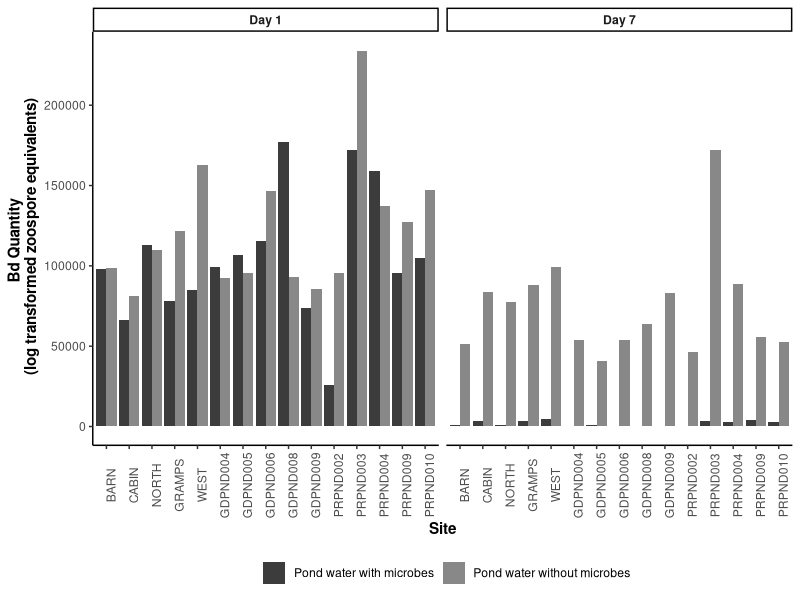
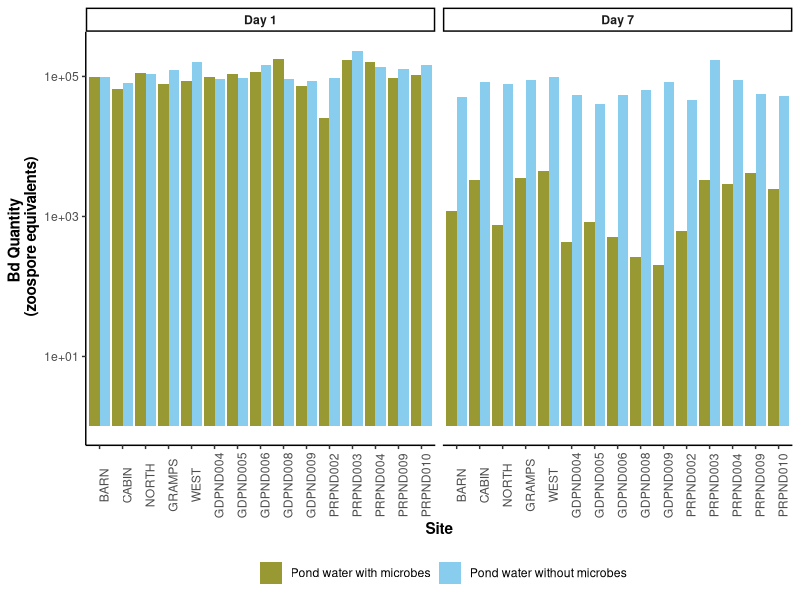
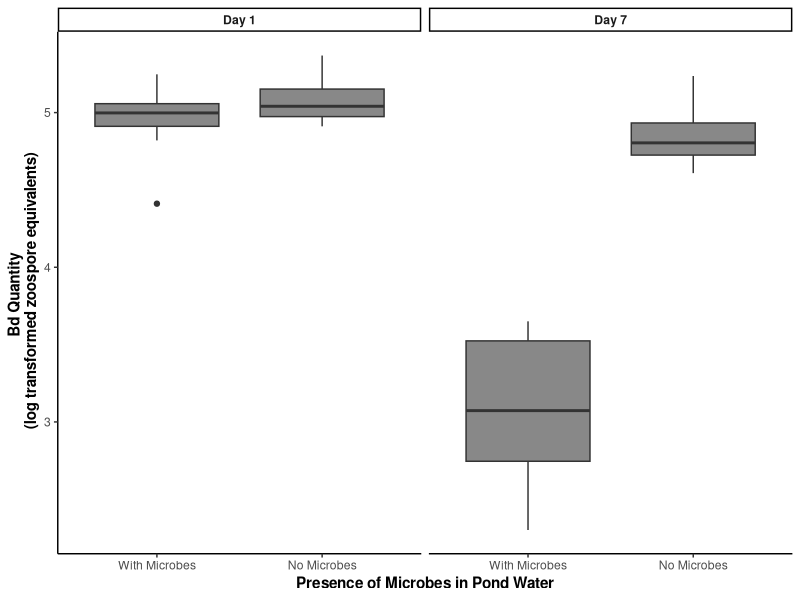
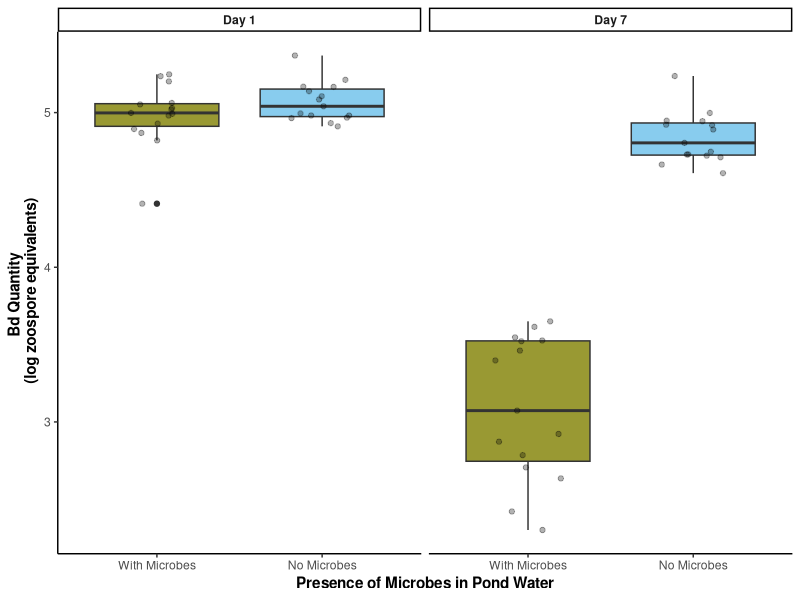
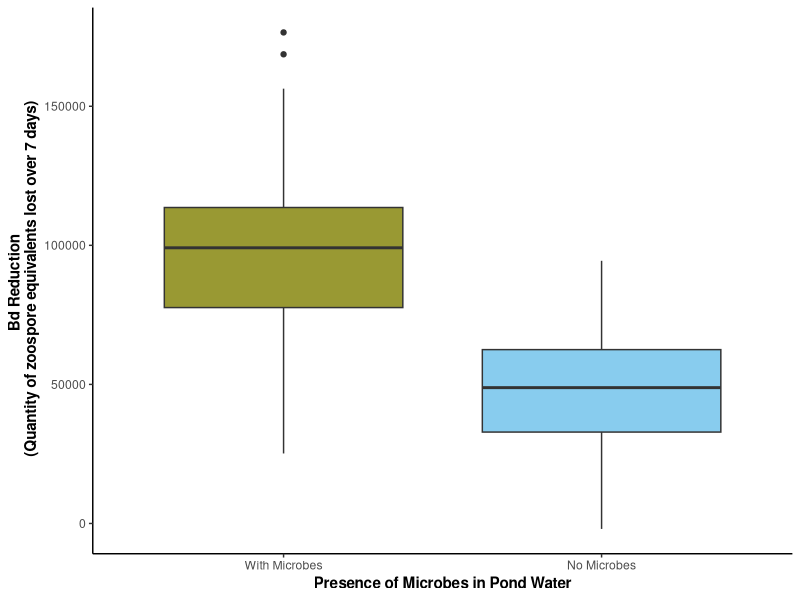
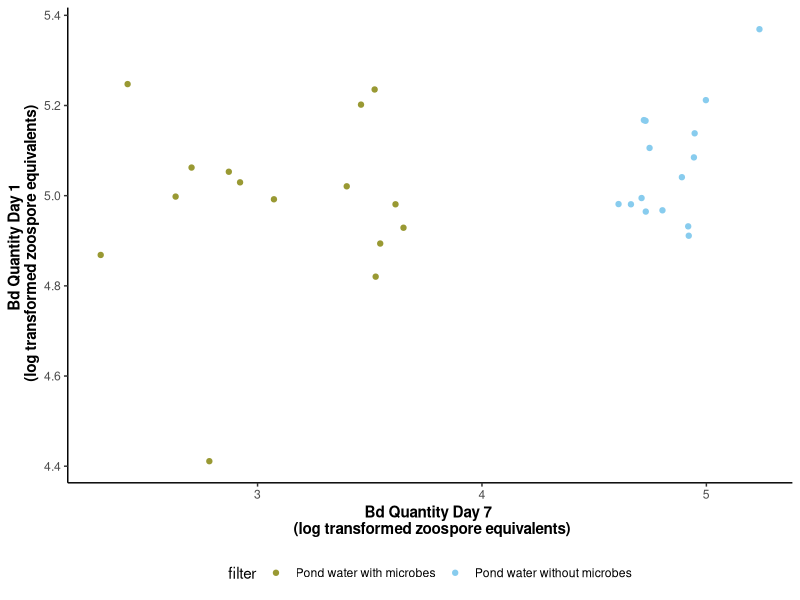
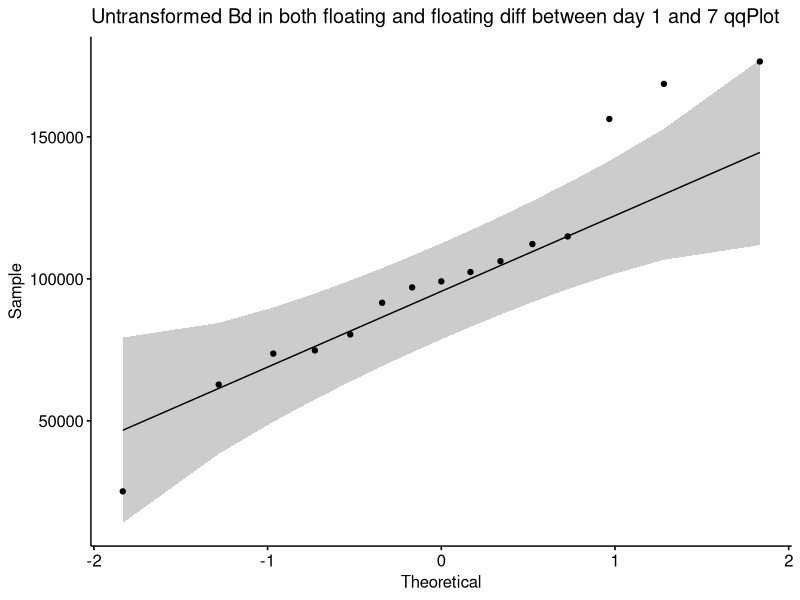
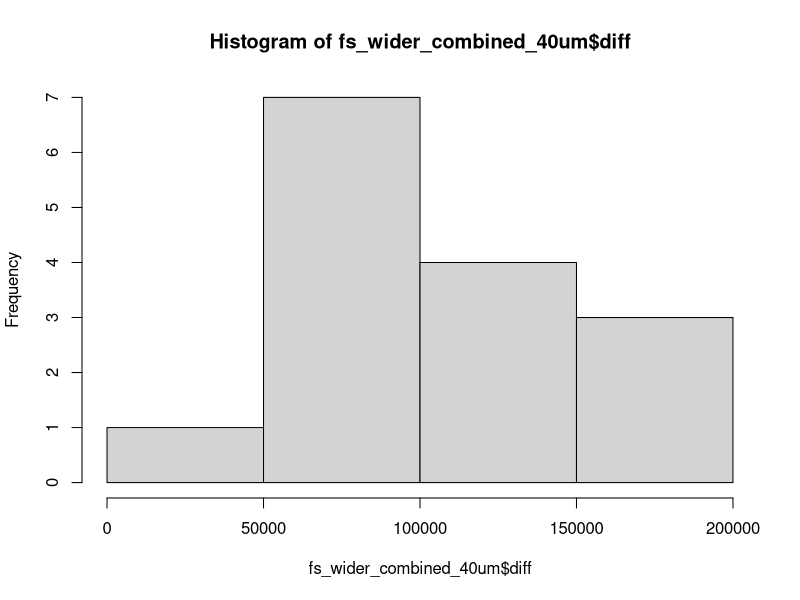

Write R code to recreate these figures, in order. (Note: this script raises an error after producing the figures.)
## ---- chunk 1
#| warning: false
#| include: false

# Data wrangling

## read in and clean data
library(tidyverse) # for cleaning and viewing data
library(here) # for importing data
library(ggpubr)
library(rstatix)
library(ggplot2)
library(car)
library(multcomp)
library(nlme)

ns_biofilm_bd <- read.csv(here("data", "nine-sites-biofilm-on-Bd - Sheet1.csv"))
fs_pw_bd <- read.csv(here("data", "fifteen-sites-PW-on-Bd - Sheet1.csv"))
#fs_ml_pw_bd <- read.csv(here("data", "fifteen-sites-PW-on-MLBd - Sheet1.csv")) # cut this experiment
ns_ml_pw_bd <- read.csv(here("data", "nine-sites-PW-on-MLBd - Sheet1.csv"))

# remove controls
fs_pw_bd <- fs_pw_bd %>% filter(site != "sterile MQ")

ns_ml_pw_bd<- ns_ml_pw_bd %>% filter(site != "MQ")

ns_ml_pw_bd<- ns_ml_pw_bd %>% filter(site != "NORTH")

#----  Part I

# data type cleaning
fs_pw_bd$bd_location <- factor(fs_pw_bd$bd_location, levels = c("floating", "adherent"))
fs_pw_bd$filter <- factor(fs_pw_bd$filter,
                          levels = c("40um_filter", "0.22um_filter"))
fs_pw_bd$day <- factor(fs_pw_bd$day, levels = c("1", "7"),
                            labels = c("Day_1", "Day_7"))
fs_pw_bd$site <- factor(fs_pw_bd$site,
                          levels = c("BARN", "CABIN", "NORTH", "GRAMPS", "WEST", "GDPND004", "GDPND005", "GDPND006", "GDPND008", "GDPND009", "PRPND002", "PRPND003", "PRPND004", "PRPND009", "PRPND010", "sterile MQ"))

# Step 1: combine floating and adherent
fs_wider_combined <- fs_pw_bd %>%
  pivot_wider(names_from = bd_location, values_from = bd_qty) %>%
  mutate(combined_bd = adherent + floating)

fs_wider_combined <- subset(fs_wider_combined, select = -c(adherent,floating) )

fs_wider_combined <- fs_wider_combined %>% 
  # calculate diff
  pivot_wider(names_from = day, values_from = combined_bd) %>%
  mutate(diff = Day_1 - Day_7)

# Step 2: create subsets for each treatment
fs_wider_combined_40um <- fs_wider_combined %>% 
  filter(filter =="40um_filter")
fs_wider_combined_.22um <- fs_wider_combined %>% 
  filter(filter =="0.22um_filter")

#---- Part II
ns_biofilm_bd$site <- factor(ns_biofilm_bd$site,
                                levels = c("CABIN", "GRAMPS", "WEST", "GDPND005", "GDPND006", "GDPND009", "PRPND004", "PRPND009", "PRPND010"))
ns_biofilm_bd$bd_location <- factor(ns_biofilm_bd$bd_location, levels = c("supernatant", "biofilm"))
ns_biofilm_bd$day <- factor(ns_biofilm_bd$day, levels = c("0", "1", "7"), 
                            labels = c("Day_0", "Day_1", "Day_7")) 

biofilm_only <- ns_biofilm_bd %>% 
  filter(bd_location == "biofilm")

ns_biofilm_wider_combined <-  ns_biofilm_bd %>% 
  pivot_wider(names_from = bd_location, values_from = bd_qty) %>%
  mutate(combined_bd = biofilm + supernatant)

ns_biofilm_wider_combined <- subset(ns_biofilm_wider_combined, select = -c(biofilm, supernatant))

ns_biofilm_wider_combined <- ns_biofilm_wider_combined %>% 
  filter(day != "Day_0") %>% 
  # calculate diff
  pivot_wider(names_from = day, values_from = combined_bd) %>%
  mutate(diff = Day_1 - Day_7)

  
#---- Part III
ns_ml_pw_bd$site <- factor(ns_ml_pw_bd$site,
                                levels = c("CABIN", "GRAMPS", "WEST", "GDPND005", "GDPND006", "GDPND009", "PRPND004", "PRPND009", "PRPND010", "control"))
ns_ml_pw_bd$bd_location <- factor(ns_ml_pw_bd$bd_location, levels = c("supernatant", "adherent"))
ns_ml_pw_bd$day <- factor(ns_ml_pw_bd$day, levels = c("1", "7"), 
                            labels = c("Day_1", "Day_7")) 

# Step 1: combine supernatant and adherent
ns_ml_wider_combined <- ns_ml_pw_bd %>%
  pivot_wider(names_from = bd_location, values_from = bd_qty) %>%
  mutate(combined_bd = adherent + supernatant)

ns_ml_wider_combined <- subset(ns_ml_wider_combined, select = -c(adherent,supernatant) )

ns_ml_wider_combined <- ns_ml_wider_combined %>% 
  # calculate diff
  pivot_wider(names_from = day, values_from = combined_bd) %>%
  mutate(diff = Day_1 - Day_7)

# Step 2: create subsets for each treatment
ns_ml_wider_combined_40um <- ns_ml_wider_combined %>% 
  filter(filter =="40um_filter")
ns_ml_wider_combined_.22um <- ns_ml_wider_combined %>% 
  filter(filter =="0.22um_filter")

## ---- chunk 2
with_microbes <- "#3c3c3c"
no_microbes <- "#888888"

fs_pw_bd %>%
   pivot_wider(names_from = bd_location, values_from = bd_qty) %>%
  mutate(combined_bd = adherent + floating) %>% 
ggplot(aes(y= combined_bd, x = site, fill = filter)) + 
    geom_col(position = position_dodge()) +
   #scale_y_log10() +
    facet_wrap(~day, labeller = labeller(day = c("Day_1" = "Day 1",
                                                    "Day_7" = "Day 7")))+
  scale_fill_manual(values = c(with_microbes, no_microbes), labels=c('Pond water with microbes', 'Pond water without microbes')) +
    theme_classic() +
   theme(axis.text.x = element_text(angle = 90),
        legend.position = "bottom",
         strip.text = element_text(face="bold"),
         axis.title = element_text(face = "bold")) + 
    xlab("Site") +
    ylab("Bd Quantity \n (log transformed zoospore equivalents)") +
  guides(fill=guide_legend(title=""))

# Colors
# can try fun colors suggested: these are from Paul Tol's colorblind friendly palette
with_microbes <- "#999933"
no_microbes <- "#88ccee"

fs_pw_bd %>%
   pivot_wider(names_from = bd_location, values_from = bd_qty) %>%
  mutate(combined_bd = adherent + floating) %>% 
ggplot(aes(y= combined_bd, x = site, fill = filter)) + 
    geom_col(position = position_dodge()) +
  scale_y_log10() +
    facet_wrap(~day, labeller = labeller(day = c("Day_1" = "Day 1",
                                                    "Day_7" = "Day 7")))+
  scale_fill_manual(values = c(with_microbes, no_microbes), labels=c('Pond water with microbes', 'Pond water without microbes')) +
    theme_classic() +
   theme(axis.text.x = element_text(angle = 90),
        legend.position = "bottom",
         strip.text = element_text(face="bold"),
         axis.title = element_text(face = "bold")) + 
    xlab("Site") +
    ylab("Bd Quantity \n (zoospore equivalents)") +
  guides(fill=guide_legend(title=""))
## ---- chunk 3
with_microbes <- "#3c3c3c"
no_microbes <- "#888888"

fs_pw_bd %>%
   pivot_wider(names_from = bd_location, values_from = bd_qty) %>%
  mutate(combined_bd = adherent + floating) %>% 
ggplot(aes(y= log10(combined_bd), x = filter)) + 
    geom_boxplot(fill = no_microbes) +
    facet_wrap(~day, labeller = labeller(day = c("Day_1" = "Day 1",
                                                    "Day_7" = "Day 7")))+
  scale_fill_manual(values = c(no_microbes)) +
    theme_classic() +
   theme(legend.position = "none",
         strip.text = element_text(face="bold"),
         axis.title = element_text(face = "bold")) + 
  scale_x_discrete (labels= c("40um_filter" = "With Microbes", "0.22um_filter" = "No Microbes")) +
    xlab("Presence of Microbes in Pond Water") +
    ylab("Bd Quantity \n (log transformed zoospore equivalents)")

# can try fun colors suggested: these are from Paul Tol's colorblind friendly palette
with_microbes <- "#999933"
no_microbes <- "#88ccee"

fs_pw_bd %>%
   pivot_wider(names_from = bd_location, values_from = bd_qty) %>%
  mutate(combined_bd = adherent + floating) %>% 
ggplot(aes(y= log10(combined_bd), x = filter, fill = filter)) + 
    geom_boxplot() +
  geom_jitter(width = 0.2, alpha = 0.3) +
    #scale_y_log10() +
    facet_wrap(~day, labeller = labeller(day = c("Day_1" = "Day 1",
                                                    "Day_7" = "Day 7")))+
  scale_fill_manual(values = c(with_microbes, no_microbes), labels=c('Pond water with microbes', 'Pond water without microbes')) +
    theme_classic() +
   theme(legend.position = "none",
         strip.text = element_text(face="bold"),
         axis.title = element_text(face = "bold")) + 
  scale_x_discrete (labels= c("40um_filter" = "With Microbes", "0.22um_filter" = "No Microbes")) +
    xlab("Presence of Microbes in Pond Water") +
    ylab("Bd Quantity \n (log zoospore equivalents)") 
## ---- chunk 4
# can try fun colors suggested: these are from Paul Tol's colorblind friendly palette
with_microbes <- "#999933"
no_microbes <- "#88ccee"

fs_wider_combined %>%
ggplot(aes(y= diff, x = filter, fill = filter)) + 
    geom_boxplot() +
    #scale_y_log10() +
  scale_fill_manual(values = c(with_microbes, no_microbes), labels=c('Pond water with microbes', 'Pond water without microbes')) +
    theme_classic() +
   theme(legend.position = "none",
         strip.text = element_text(face="bold"),
         axis.title = element_text(face = "bold")) + 
  scale_x_discrete (labels= c("40um_filter" = "With Microbes", "0.22um_filter" = "No Microbes")) +
    xlab("Presence of Microbes in Pond Water") +
    ylab("Bd Reduction \n (Quantity of zoospore equivalents lost over 7 days)") 
## ---- chunk 5
with_microbes <- "#999933"
no_microbes <- "#88ccee"

fs_wider_combined %>% 
  ggplot(aes(x = log10(Day_7), y = log10(Day_1), color = filter)) +
  geom_point() +
   scale_color_manual(values = c(with_microbes, no_microbes), labels=c('Pond water with microbes', 'Pond water without microbes')) +
    theme_classic() +
   theme(legend.position = "bottom",
         strip.text = element_text(face="bold"),
         axis.title = element_text(face = "bold")) + 
    xlab("Bd Quantity Day 7 \n (log transformed zoospore equivalents)") +
    ylab("Bd Quantity Day 1 \n (log transformed zoospore equivalents)") +
  guides(fill=guide_legend(title=""))
  
## ---- chunk 6
# Assumptions testing

# check normality of the differences across groups
fs_wider_combined_40um %>% 
 ggqqplot("diff", title = "Untransformed Bd in both floating and floating diff between day 1 and 7 qqPlot") # good enough
shapiro.test(fs_wider_combined_40um$diff) # normal, yay!
hist(fs_wider_combined_40um$diff) # good enough

fs_wider_combined_.22um %>% 
 ggqqplot("diff", title = "Untransformed Bd in both floating and floating diff between day 1 and 7 qqPlot") # gorgeous
shapiro.test(fs_wider_combined_.22um$diff) # normal, yay!
hist(fs_wider_combined_.22um$diff) # good enough
  
## ---- chunk 7
# Step 3: run the paired t-test on the difference
t.test(fs_wider_combined_40um$diff, fs_wider_combined_.22um$diff, paired = TRUE)
## ---- chunk 8
ns_biofilm_bd %>%
ggplot(aes(y= bd_qty, x = site, fill=bd_location)) + 
    geom_col() +
    facet_grid(.~day)+
  theme_classic()+
  scale_fill_manual(values = c("lightgrey", "gray45" )) +
    theme(axis.text.x = element_text(angle = 90),
          legend.position = "bottom") + 
    scale_y_log10() +
    xlab("Site") +
   ylab("Total Bd Quantity Per Well \n (zoospore equivalents)") 
## ---- chunk 9
biofilm_only %>%
ggplot(aes(y= log10(bd_qty), x = day)) + 
    geom_boxplot(fill = "gray45") +
    theme_classic() +
   theme(legend.position = "none",
         strip.text = element_text(face="bold"),
         axis.title = element_text(face = "bold")) + 
  scale_x_discrete (labels= c("40um_filter" = "With Microbes", "0.22um_filter" = "No Microbes")) +
    xlab("Time (days)") +
    ylab("Bd Quantity \n (log transformed zoospore equivalents)") +
  ggtitle("Amount of Bd incorporated into field-collected biofilm over time")
## ---- chunk 10
biofilm_only <- biofilm_only %>% 
  mutate(log_qty = log(bd_qty))

lme_mod <- lme(log_qty ~ day, random = ~1|factor(site),  data = biofilm_only)
lme_mod # "print" the output
summary(lme_mod) # summary of the output

# ignore day 0?
day1_7 <- biofilm_only %>% 
  filter(day!="Day_0")

lme_mod2 <- lme(log_qty ~ day, random = ~1|factor(site),  data = biofilm_only)
lme_mod2 # "print" the output
summary(lme_mod2) # summary of the output

## ---- chunk 11
library(lme4)

mod<-glmer(log_qty ~ day + (1|site), data=biofilm_only)
summary(mod) # no p output?
## ---- chunk 12
with_microbes <- "#3c3c3c"
no_microbes <- "#888888"

ns_ml_pw_bd %>% 
  pivot_wider(names_from = bd_location, values_from = bd_qty) %>%
  mutate(combined_bd = adherent + supernatant) %>% 
ggplot(aes(y= log10(combined_bd), x = site, fill = filter)) + 
    geom_col(position = position_dodge()) +
    facet_wrap(~day, labeller = labeller(day = c("Day_1" = "Day 1",
                                                    "Day_7" = "Day 7")))+
  scale_fill_manual(values = c(with_microbes, no_microbes), labels=c('Pond water with microbes', 'Pond water without microbes')) +
    theme_classic() +
   theme(axis.text.x = element_text(angle = 90),
        legend.position = "bottom",
         strip.text = element_text(face="bold"),
         axis.title = element_text(face = "bold")) + 
    xlab("Site") +
    ylab("Bd Quantity \n (log transformed zoospore equivalents)") +
  guides(fill=guide_legend(title="")) +
  ggtitle("Mono-layer Bd Biofilm exposed to pond water") 

# Colors
# can try fun colors suggested: these are from Paul Tol's colorblind friendly palette
with_microbes <- "#999933"
no_microbes <- "#88ccee"

ns_ml_pw_bd %>% 
  pivot_wider(names_from = bd_location, values_from = bd_qty) %>%
  mutate(combined_bd = adherent + supernatant) %>% 
ggplot(aes(y= log10(combined_bd), x = site, fill = filter)) + 
    geom_col(position = position_dodge()) +
    facet_wrap(~day, labeller = labeller(day = c("Day_1" = "Day 1",
                                                    "Day_7" = "Day 7")))+
  scale_fill_manual(values = c(with_microbes, no_microbes), labels=c('Pond water with microbes', 'Pond water without microbes')) +
    theme_classic() +
   theme(axis.text.x = element_text(angle = 90),
        legend.position = "bottom",
         strip.text = element_text(face="bold"),
         axis.title = element_text(face = "bold")) + 
    xlab("Site") +
    ylab("Bd Quantity \n (log transformed zoospore equivalents)") +
  guides(fill=guide_legend(title="")) +
  ggtitle("Mono-layer Bd Biofilm exposed to pond water") 
## ---- chunk 13
with_microbes <- "#3c3c3c"
no_microbes <- "#888888"

ns_ml_pw_bd %>%
  pivot_wider(names_from = bd_location, values_from = bd_qty) %>%
  mutate(combined_bd = adherent + supernatant) %>% 

ggplot(aes(y= log10(combined_bd), x = filter, fill = filter)) + 
    geom_boxplot() +
    facet_wrap(~day, labeller = labeller(day = c("Day_1" = "Day 1",
                                                    "Day_7" = "Day 7")))+
  scale_fill_manual(values = c(with_microbes, no_microbes), labels=c('Pond water with microbes', 'Pond water without microbes')) +
    theme_classic() +
   theme(legend.position = "none",
         strip.text = element_text(face="bold"),
         axis.title = element_text(face = "bold")) + 
  scale_x_discrete (labels= c("40um_filter" = "With Microbes", "0.22um_filter" = "No Microbes")) +
    xlab("Presence of Microbes in Pond Water") +
    ylab("Bd Quantity \n (log transformed zoospore equivalents)") +
  ggtitle("Mono-layer Bd Biofilm exposed to pond water") 

# can try fun colors suggested: these are from Paul Tol's colorblind friendly palette
with_microbes <- "#999933"
no_microbes <- "#88ccee"

ns_ml_pw_bd %>%
   pivot_wider(names_from = bd_location, values_from = bd_qty) %>%
 mutate(combined_bd = adherent + supernatant) %>% 
ggplot(aes(y= log10(combined_bd), x = filter, fill = filter)) + 
    geom_boxplot() +
    facet_wrap(~day, labeller = labeller(day = c("Day_1" = "Day 1",
                                                    "Day_7" = "Day 7")))+
  scale_fill_manual(values = c(with_microbes, no_microbes), labels=c('Pond water with microbes', 'Pond water without microbes')) +
    theme_classic() +
   theme(legend.position = "none",
         strip.text = element_text(face="bold"),
         axis.title = element_text(face = "bold")) + 
  scale_x_discrete (labels= c("40um_filter" = "With Microbes", "0.22um_filter" = "No Microbes")) +
    xlab("Presence of Microbes in Pond Water") +
    ylab("Bd Quantity \n (log transformed zoospore equivalents)") +
  ggtitle("Mono-layer Bd Biofilm exposed to pond water") 
## ---- chunk 14
with_microbes <- "#999933"
no_microbes <- "#88ccee"

ns_ml_wider_combined %>% 
  ggplot(aes(x = log10(Day_7), y = log10(Day_1), color = filter)) +
  geom_point() +
   scale_color_manual(values = c(with_microbes, no_microbes), labels=c('Pond water with microbes', 'Pond water without microbes')) +
    theme_classic() +
   theme(legend.position = "bottom",
         strip.text = element_text(face="bold"),
         axis.title = element_text(face = "bold")) + 
    xlab("Bd Quantity Day 7 \n (log transformed zoospore equivalents)") +
    ylab("Bd Quantity Day 1 \n (log transformed zoospore equivalents)") +
  guides(fill=guide_legend(title=""))
  
## ---- chunk 15
# Assumptions testing

# check normality of the differences across groups
ns_ml_wider_combined_40um %>% 
 ggqqplot("diff", title = "40 um") # not great
shapiro.test(ns_ml_wider_combined_40um$diff) # NOT normal
hist(ns_ml_wider_combined_40um$diff) # nope

# we gotta transform, but we have negative: west GAINED Bd
ns_ml_wider_combined_40um <- ns_ml_wider_combined_40um %>% 
  mutate(log_diff = log(diff))

ns_ml_wider_combined_40um %>% 
  ggqqplot("log_diff", title = "40 um") # good enough
shapiro.test(ns_ml_wider_combined_40um$log_diff) # woohoo!!
hist(ns_ml_wider_combined_40um$log_diff) # sure

# 0.22 micron

# check normality of the differences across groups
ns_ml_wider_combined_.22um %>% 
 ggqqplot("diff", title = ".22 um") # not great
shapiro.test(ns_ml_wider_combined_.22um$diff) # shapiro says its fine
hist(ns_ml_wider_combined_.22um$diff) # meh

# we gotta transform, but we have negative: west GAINED Bd
ns_ml_wider_combined_.22um <- ns_ml_wider_combined_.22um %>% 
  mutate(log_diff = log(diff))

ns_ml_wider_combined_.22um %>% 
  ggqqplot("log_diff", title = ".22 um") # better?
shapiro.test(ns_ml_wider_combined_.22um$log_diff) # woohoo!!
hist(ns_ml_wider_combined_.22um$log_diff) # sure
  
## ---- chunk 16
# Step 3: run the paired t-test on the difference
t.test(ns_ml_wider_combined_40um$log_diff, ns_ml_wider_combined_.22um$log_diff, paired = TRUE)
## ---- chunk 17
# data wrangling for comparisons across experiments

part1 <- fs_wider_combined %>% 
  filter(site!="NORTH" & site!="BARN" & site!="PRPND002"  & site!="PRPND003" & site!="GDPND004"  & site!="GDPND008") %>% 
  mutate(expt = "pond_water")

pw_no_microbes <- part1 %>% 
  filter(filter == "0.22um_filter") %>% 
  mutate(treatment = "PW 0.22um")

pw_microbes <- part1 %>% 
  filter(filter != "0.22um_filter") %>% 
  mutate(treatment = "PW 40um")

part2 <- ns_biofilm_wider_combined %>% 
  mutate(expt = "field_bd_biofilm") %>% 
  mutate(filter = "0.22um_filter")

fieldbf_no_microbes <- part2 %>% 
  filter(filter == "0.22um_filter") %>% 
  mutate(treatment = "Field bf 0.22")

part3 <- ns_ml_wider_combined %>% 
  mutate(expt = "monolayer_bd_biofilm") 

monolayer_no_microbes <- part3 %>% 
  filter(filter == "0.22um_filter") %>% 
  mutate(treatment = "Monolayer 40um")

monolayer_with_microbes <- part3 %>% 
  filter(filter != "0.22um_filter") %>% 
  mutate(treatment = "Monolayer 0.22um")
  
all_parts<- bind_rows(pw_no_microbes, pw_microbes, fieldbf_no_microbes, monolayer_no_microbes, monolayer_with_microbes ) %>% 
  mutate(percent_loss = (diff/Day_1) * 100)

## ---- chunk 18
all_parts %>% 
  ggplot(aes(y= percent_loss, x = treatment)) + 
    geom_boxplot() +
  geom_jitter(alpha = 0.5, width = 0.1) +
  scale_fill_manual(values = c(with_microbes, no_microbes), labels=c('Pond water with microbes', 'Pond water without microbes')) +
    theme_classic() +
   theme(legend.position = "none",
         strip.text = element_text(face="bold"),
         axis.title = element_text(face = "bold")) + 
  scale_x_discrete (labels= c("40um_filter" = "With Microbes", "0.22um_filter" = "No Microbes")) +
    xlab("Treatment") +
    ylab("Percent Reduction of Bd over 7 Days") +
  ggtitle("Which treatments are we comparing?") 
## ---- chunk 19
lme_mod <- lme(percent_loss ~ treatment, random = ~1|factor(site),  data = all_parts)
lme_mod # "print" the output
summary(lme_mod) # summary of the output
## ---- chunk 20
sub1 <- all_parts %>% 
  filter(treatment == "PW 40um" | treatment == "Monolayer 40um")

lme_mod <- lme(percent_loss ~ treatment, random = ~1|factor(site),  data = sub1)
lme_mod # "print" the output
summary(lme_mod) # summary of the output, there's a diff

#alternatively, pairwise t.test
treat1 <- sub1 %>% 
  filter(treatment == "PW 40um")
treat2 <- sub1 %>% 
  filter(treatment != "PW 40um")

t.test(treat1$percent_loss, treat2$percent_loss, paired = TRUE) # there's a difference
## ---- chunk 21
sub1 <- all_parts %>% 
  filter(treatment == "PW 40um" | treatment == "Field bf 0.22")

lme_mod <- lme(percent_loss ~ treatment, random = ~1|factor(site),  data = sub1)
lme_mod # "print" the output
summary(lme_mod) # summary of the output, no diff

#alternatively, pairwise t.test
treat1 <- sub1 %>% 
  filter(treatment == "PW 40um")
treat2 <- sub1 %>% 
  filter(treatment != "PW 40um")

t.test(treat1$percent_loss, treat2$percent_loss, paired = TRUE) # no diff
## ---- chunk 22
all_parts %>%
  ggplot(aes(x = day, y = log(bd_qty +1), fill = bd_location)) +
  geom_boxplot() +
  theme_classic() +
  theme(axis.title = element_text(size = 12, face = "bold"),
        legend.position = "bottom") +
  ggtitle("15 sites ")

fs_pw_bd %>%
  ggplot(aes(x = day, y = log(bd_qty +1), fill = bd_location)) +
  geom_boxplot() +
  theme_classic() +
  theme(axis.title = element_text(size = 12, face = "bold"),
        legend.position = "bottom") +
  facet_wrap(~filter) +
  ggtitle("15 sites ")

## ---- chunk 23
ns_biofilm_bd %>%
  ggplot(aes(x = day, y = log(bd_qty +1), fill = bd_location)) +
  geom_boxplot() +
  theme_classic() +
  theme(axis.title = element_text(size = 12, face = "bold"),
        legend.position = "bottom") +
  ggtitle("Lab Bd innoculation on East Bay Biofilms - '9 sites' ")

## ---- chunk 24
ns_biofilm_bd %>%
  ggplot(aes(x = day, y = log(bd_qty +1), fill = bd_location)) +
  geom_boxplot() +
  theme_classic() +
  facet_wrap(~bd_location) +
  theme(axis.title = element_text(size = 12, face = "bold"),
        legend.position = "bottom") +
  ggtitle(" Lab Bd innoculation on East Bay Biofilms - '9 sites' ")
## ---- chunk 25
# all data biofilms
ns_biofilm_bd %>%
  filter(bd_location == "biofilm") %>% #filter out only bd in biofilm
  ggplot(aes(x = log(bd_qty +1))) +
  geom_histogram(position = "identity",  bins=30) +
  theme_classic() +
  theme(axis.title = element_text(size = 12, face = "bold")) +
  ggtitle("Bd in BIOFILMS from 9 site experiment")

# faceted by day
ns_biofilm_bd %>%
  filter(bd_location == "biofilm") %>% #filter out only bd in biofilm
  ggplot(aes(x = log(bd_qty +1))) +
  geom_histogram(position = "identity",  bins=30) +
  facet_wrap(~day) +
  theme_classic() +
  theme(axis.title = element_text(size = 12, face = "bold")) +
  ggtitle("Bd in BIOFILMS from 9 site experiment")

# all data supernatant
ns_biofilm_bd %>%
  filter(bd_location == "supernatant") %>% #filter out only bd in biofilm
  ggplot(aes(x = log(bd_qty +1))) +
  geom_histogram(position = "identity",  bins=30) +
  theme_classic() +
  theme(axis.title = element_text(size = 12, face = "bold")) +
  ggtitle("Bd in SUPERNATANT from 9 site experiment")

# faceted by day
ns_biofilm_bd %>%
  filter(bd_location == "supernatant") %>% #filter out only bd in biofilm
  ggplot(aes(x = log(bd_qty +1))) +
  geom_histogram(position = "identity", bins=30) +
  facet_wrap(~day) +
  theme_classic() +
  theme(axis.title = element_text(size = 12, face = "bold")) +
  ggtitle("Bd in SUPERNATANT from 9 site experiment")

## ---- chunk 26
# whole dataset
ns_biofilm_bd %>%
  filter(bd_location == "biofilm") %>%
  mutate(log_qty = log(bd_qty +1)) %>%
ggqqplot("log_qty", title = "Bd in biofilm qqPlot")

# per day
ns_biofilm_bd %>%
  filter(bd_location == "biofilm") %>%
  mutate(log_qty = log(bd_qty +1)) %>%
ggqqplot("log_qty", facet.by = "day", title = "Bd in biofilm qqPlot")

# difference between day 1 and day 7
ns_biofilm_bd %>%
  filter(bd_location == "biofilm") %>%
  pivot_wider(names_from = day, values_from = bd_qty) %>%
  mutate(diff = Day_1 - Day_7) %>%
  mutate(log_diff = log(diff +1)) %>%
  ggqqplot("log_diff", title = "Bd in biofilm diff between day 1 and 7 qqPlot")

# whole dataset
ns_biofilm_bd %>%
  filter(bd_location == "supernatant") %>%
  mutate(log_qty = log(bd_qty +1)) %>%
ggqqplot("log_qty", title = "Bd in SUPERNATANT qqPlot")

# per day
ns_biofilm_bd %>%
  filter(bd_location == "supernatant") %>%
  mutate(log_qty = log(bd_qty +1)) %>%
ggqqplot("log_qty", facet.by = "day", title = "Bd in SUPERNATANT qqPlot")

# difference between day 1 and day 7
ns_biofilm_bd %>%
  filter(bd_location == "supernatant") %>%
  pivot_wider(names_from = day, values_from = bd_qty) %>%
  mutate(diff = Day_1 - Day_7) %>%
  mutate(log_diff = log(diff +1)) %>%
  ggqqplot("log_diff", title = "Bd in supernatant diff between day 1 and 7 qqPlot")

## ---- chunk 27
#| include: false


# shapiro - wilks test: all Bd biofilm
ns_biofilm_bd %>%
  filter(bd_location == "biofilm") %>%
  mutate(log_bd_qty = log(bd_qty +1)) %>%
  group_by(day) %>%
  shapiro_test(log_bd_qty) # day 0 not normal

# shapiro - wilks test: difference in day 1 and day 7
ns_biofilm_bd %>%
  filter(bd_location == "biofilm") %>%
  pivot_wider(names_from = day, values_from = bd_qty) %>%
  mutate(diff = Day_1 - Day_7) %>%
  mutate(log_diff = log(diff +1)) %>%
  shapiro_test(log_diff) # normal

## ---- chunk 28
#| include: false

#### paired t-test between day 1 and 7
d1 <- ns_biofilm_bd %>% 
  filter(bd_location == "biofilm") %>%
  filter(day == "Day_1")

d7 <- ns_biofilm_bd %>% 
  filter(bd_location == "biofilm") %>%
  filter(day == "Day_7")

t.test(d1$bd_qty, d7$bd_qty, paired = TRUE)
## ---- chunk 29
#| include: false


# shapiro - wilks test: all Bd biofilm
ns_biofilm_bd %>%
  filter(bd_location == "supernatant") %>%
  mutate(log_bd_qty = log(bd_qty +1)) %>%
  group_by(day) %>%
  shapiro_test(log_bd_qty) # all good

# shapiro - wilks test: difference in day 1 and day 7
ns_biofilm_bd %>%
  filter(bd_location == "supernatant") %>%
  pivot_wider(names_from = day, values_from = bd_qty) %>%
  mutate(diff = Day_1 - Day_7) %>%
  mutate(log_diff = log(diff +1)) %>%
  shapiro_test(log_diff) # normal

## ---- chunk 30
#| include: false

#### paired t-test between day 1 and 7
d1 <- ns_biofilm_bd %>% 
  filter(bd_location == "supernatant") %>%
  filter(day == "Day_1")

d7 <- ns_biofilm_bd %>% 
  filter(bd_location == "supernatant") %>%
  filter(day == "Day_7")

t.test(d1$bd_qty, d7$bd_qty, paired = TRUE)
